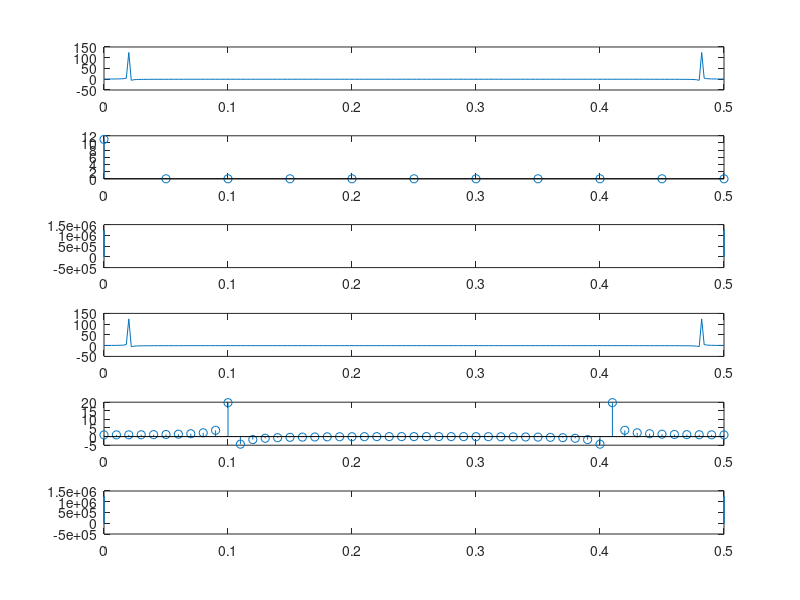

Source code (MATLAB):
%original signal
F0 = 20
Fs = 20
T = 1/500
t = 0:T:10/F0
xc = cos(2*pi*F0*t)
subplot(6, 1, 1), plot(t, fft(xc))

%sampled signal
Ts = 1/Fs
n = 0:Ts:10/F0
x = cos(2*pi*F0*n)
subplot(6, 1, 2), stem(n, fft(x))

%reconstructed signal
Tr = 1/5e6
n = 0:Tr:10/F0
xr = cos(2*pi*F0*n)
subplot(6, 1, 3), plot(n, fft(xr))

%original signal
F0 = 20
Fs = 100
T = 1/500
t = 0:T:10/F0
xc = cos(2*pi*F0*t)
subplot(6, 1, 4), plot(t, fft(xc))

%sampled signal
Ts = 1/Fs
n = 0:Ts:10/F0
x = cos(2*pi*F0*n)
subplot(6, 1, 5), stem(n, fft(x))

%reconstructed signal
Tr = 1/5e6
n = 0:Tr:10/F0
xr = cos(2*pi*F0*n)
subplot(6, 1, 6), plot(n, fft(xr))